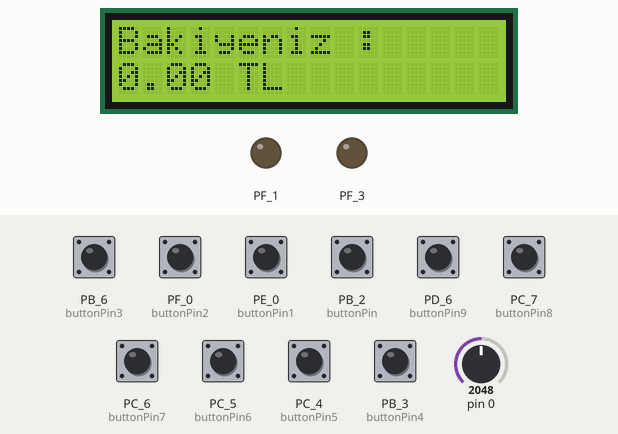
A sketch run on a simulated TI Tiva C LaunchPad. On the bench: 16×2 character LCD, output pins drawn as LEDs (lit = HIGH). Inputs (shaded band) come from the test bench; at power-on: PB_2 (buttonPin), PB_3 (buttonPin4), PB_6 (buttonPin3), PC_4 (buttonPin5), PC_5 (buttonPin6), PC_6 (buttonPin7), PC_7 (buttonPin8), PD_6 (buttonPin9), PE_0 (buttonPin1), PF_0 (buttonPin2) HIGH, pin 0 = 2048. Random numbers use the default seed unless the sketch sets one; what the sketch prints to the serial monitor is not drawn.

Above: at 1.2 s.
1.3 s: PB_6 (buttonPin3) pulled LOW for 0.35 s
At 2.4 s:
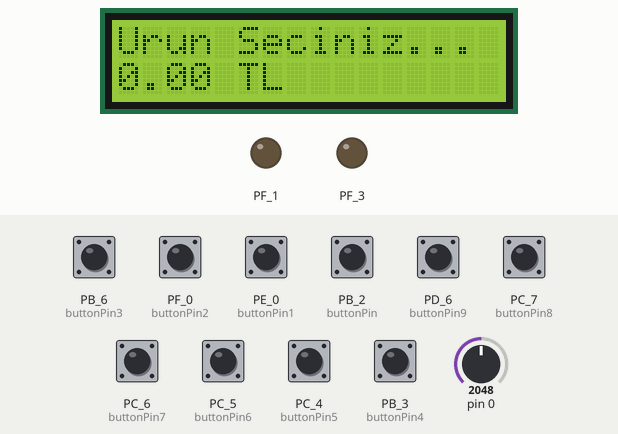
3.1 s: PC_7 (buttonPin8) pulled LOW for 0.35 s
At 3.9 s:
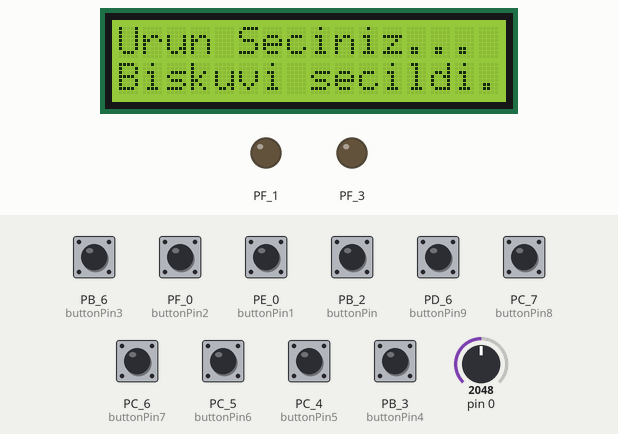
4.9 s: PB_6 (buttonPin3) pulled LOW for 1 s
At 6.8 s:
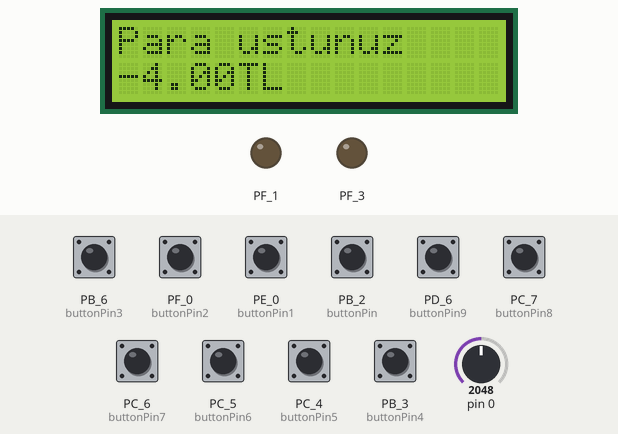
8.7 s: PF_0 (buttonPin2) pulled LOW for 0.35 s
At 9.9 s:
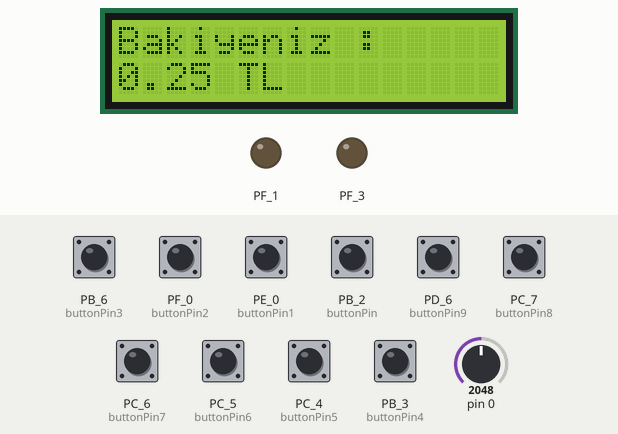
10.5 s: PE_0 (buttonPin1) pulled LOW for 1 s
At 12.7 s:
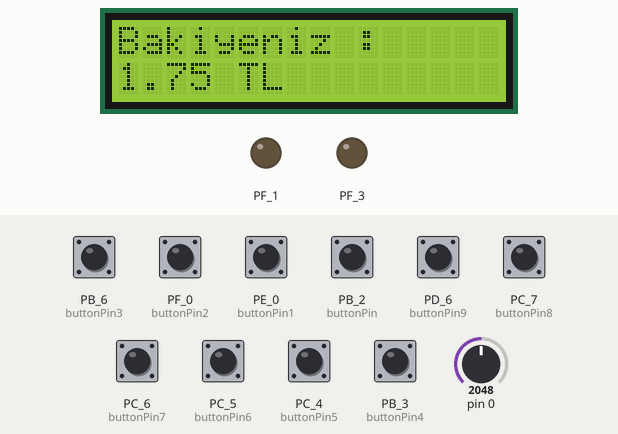
13.0 s: PB_2 (buttonPin) pulled LOW for 0.35 s
At 14.6 s:
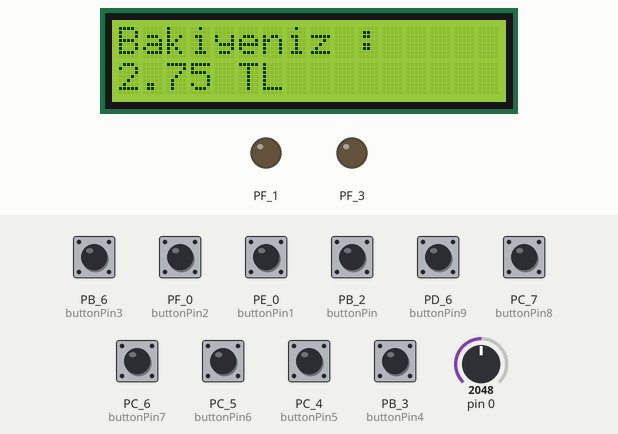
Timing chart, 0 to 15.8 s (numbered marks = the images above; inputs shaded):
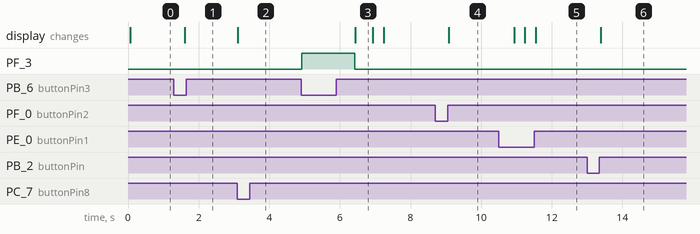

The sketch:

Otamat.ino
```cpp
#include <LiquidCrystal.h>

LiquidCrystal lcd(PA_2, PA_3, PD_1, PD_2, PE_1, PE_2);

struct urunInfo{
  int    urunid;
  String urunad;
  int    urunstoksayisi;
  float  urunfiyat;
}urunInfo[5];

float usermoney =0.00;
float ybkr =0.25;
float ekr =0.50;
int   tl =1;
int tls=0,ekrs =0,ybkrs=0;
float para[]={20,20,10};
float para1[]={20,20,10};
float kasa = para[0]*0.25 + para[1]*0.50 + para[2];
const int buttonPin  = 19;
const int buttonPin1 = 18;
const int buttonPin2 = 17;
const int buttonPin3 = 14;
const int buttonPin4 = 38;
const int buttonPin5 = 37;
const int buttonPin6 = 36;
const int buttonPin7 = 35;
const int buttonPin8 = 34;
const int buttonPin9 = 33;
int breadboardButtonState  = 0;
int breadboardButtonState1 = 0;
int breadboardButtonState2 = 0;
int breadboardButtonState3 = 0;
int breadboardButtonState4 = 0;
int breadboardButtonState5 = 0;
int breadboardButtonState6 = 0;
int breadboardButtonState7 = 0;
int breadboardButtonState8 = 0;
int breadboardButtonState9 = 0;

int tUrunStokSayisi[]={30,20,15,50,100};
long randNumber;
void setup() {
  urunInfo[0] ={1,"Su",30,0.50};
  urunInfo[1] ={2,"Cay",20,1};
  urunInfo[2] ={3,"Kahve",15,1.50};
  urunInfo[3] ={4,"Cikolata",50,1.75};
  urunInfo[4] ={5,"Biskuvi",100,2};

  Serial.begin(9600);
  pinMode(buttonPin , INPUT_PULLUP);
  pinMode(buttonPin1, INPUT_PULLUP);
  pinMode(buttonPin2, INPUT_PULLUP);
  pinMode(buttonPin3, INPUT_PULLUP);
  pinMode(buttonPin4, INPUT_PULLUP);
  pinMode(buttonPin5, INPUT_PULLUP);
  pinMode(buttonPin6, INPUT_PULLUP);
  pinMode(buttonPin7, INPUT_PULLUP);
  pinMode(buttonPin8, INPUT_PULLUP);
  pinMode(buttonPin9, INPUT_PULLUP);
  lcd.begin(16,2);
}
 int i=0,j=0;
 int s=0,sc=0;
boolean temp= true,temp1 = true,temp2= true;
float change =0;
void loop(){


  randomSeed(analogRead(0));
  pinMode(GREEN_LED, OUTPUT);
  pinMode(RED_LED, OUTPUT);
  breadboardButtonState  =  digitalRead(buttonPin);
  breadboardButtonState1 = digitalRead(buttonPin1);
  breadboardButtonState2 = digitalRead(buttonPin2);
  breadboardButtonState3 = digitalRead(buttonPin3);
  breadboardButtonState4 = digitalRead(buttonPin4);
  breadboardButtonState5 = digitalRead(buttonPin5);
  breadboardButtonState6 = digitalRead(buttonPin6);
  breadboardButtonState7 = digitalRead(buttonPin7);
  breadboardButtonState8 = digitalRead(buttonPin8);
  breadboardButtonState9 = digitalRead(buttonPin9);
  if(breadboardButtonState3 == 0)
      temp = false;
  if(temp){
    printMoney();
    if(breadboardButtonState == 0){
      usermoney += tl;
      tls++;
      para[2]++;
    }
    if(breadboardButtonState1 == 0){
      usermoney += ekr;
      ekrs++;
      para[1]++;
    }
    if(breadboardButtonState2 == 0){
      usermoney += ybkr;
      ybkrs++;
      para[0]++;
    }
    kasa = para[0]*0.25 + para[1]*0.50 + para[2];
  }
  else{
    if(temp1){
    if(sc==0){
      printProduct("");
      sc++;
      //printPS();
    }
    if(breadboardButtonState4 == 0){
      if(urunInfo[0].urunstoksayisi == 0){
        lcd.clear();
        lcd.print("Otomatta Su             ");
        lcd.setCursor(0,1);
        lcd.print("bulunmamaktadir.        ");
      }
      else{
        printProduct("Su secildi.          ");
        change += urunInfo[0].urunfiyat;
        urunInfo[0].urunstoksayisi--;
      }
    }
    if(breadboardButtonState5 == 0){
      if(urunInfo[1].urunstoksayisi == 0){
        lcd.clear();
        lcd.print("Otomatta Cay           ");
        lcd.setCursor(0,1);
        lcd.print("bulunmamaktadir.       ");
      }
      else{
        printProduct("Cay secildi.        ");
        change += urunInfo[1].urunfiyat;
        urunInfo[1].urunstoksayisi--;
      }
    }
    if(breadboardButtonState6 == 0){
      if(urunInfo[2].urunstoksayisi == 0){
        lcd.clear();
        lcd.print("Otomatta Kahve         ");
        lcd.setCursor(0,1);
        lcd.print("bulunmamaktadir.       ");
      }
      else{
        printProduct("Kahve secildi.      ");
        change += urunInfo[2].urunfiyat;
        urunInfo[2].urunstoksayisi--;
      }
    }
    if(breadboardButtonState7 == 0){
      if(urunInfo[3].urunstoksayisi == 0){
        lcd.clear();
        lcd.print("Otomatta Cikolata       ");
        lcd.setCursor(0,1);
        lcd.print("bulunmamaktadir.");
      }
      else{
        printProduct("Cikolata secildi.     ");
        change += urunInfo[3].urunfiyat;
        urunInfo[3].urunstoksayisi--;
      }
    }
    if(breadboardButtonState8 == 0){
      if(urunInfo[4].urunstoksayisi == 0){
        lcd.clear();
        lcd.print("Otomatta Biskuvi        ");
        lcd.setCursor(0,1);
        lcd.print("bulunmamaktadir.        ");
      }
      else{
        printProduct("Biskuvi secildi.      ");
        change += urunInfo[4].urunfiyat;
        urunInfo[4].urunstoksayisi--;
      }
    }
    j++;
    if(breadboardButtonState3 == 0 and j>10)
    {
      temp1 = false;
    }}
    if(temp1 == false && temp2 == true){
      randNumber = random(5);
      Serial.println(randNumber);
      if(randNumber == 2){
        digitalWrite(RED_LED, HIGH);
        delay(1500);
        digitalWrite(RED_LED, LOW);
        lcd.clear();
        lcd.print("Paraniz iade ");
        lcd.setCursor(0,1);
        lcd.print("ediliyor..");
        kasa -= usermoney;
        for(int a=0;a<5;a++)
          urunInfo[a].urunstoksayisi = tUrunStokSayisi[a];
        int j=0;
        printP();
        for(j;j<3;j++)
          para[j] = para1[j];
        printP();
        temp2  = false;
      }
      else{
        digitalWrite(GREEN_LED, HIGH);
        delay(1500);
        digitalWrite(GREEN_LED, LOW);
      Serial.print("Borcunuz : ");
      Serial.println(change);
      printChange(usermoney-change);
      printP();
      Serial.print("Para üstü: ");
      Serial.println(usermoney-change);
      keepItChange(usermoney-change);
      for(int a=0;a<5;a++)
          tUrunStokSayisi[a]=urunInfo[a].urunstoksayisi;
      printP();
      temp2 = false;
      temp= true;
      temp1 = true;
      temp2= true;
      usermoney = 0;
      j=0;
      sc=0;
      change =0;
      }
      //printP();
      printPS();
      tls=0;
      ybkrs=0;
      ekrs=0;
    }
  }
  if(breadboardButtonState9 == 0){
      resetS();
    }
  delay(300);
}
void resetS(){
      usermoney= 0;
      para[0] -=ybkrs;
      para[1] -=ekrs;
      para[2] -=tls;
      tls=0;
      ybkrs=0;
      ekrs=0;
      for(int a=0;a<5;a++)
          urunInfo[a].urunstoksayisi=tUrunStokSayisi[a];
      printP();
      printPS();
      temp2 = false;
      temp= true;
      temp1 = true;
      temp2= true;
      usermoney = 0;
      j=0;
      sc=0;
      change =0;
}
void printChange(float change){
  lcd.clear();
  lcd.print("Para ustunuz                :");
  lcd.setCursor(0,1);
  lcd.print(change);
  lcd.print("TL                           ");
  delay(500);
}
void printMoney(){
  lcd.setCursor(0,0);
  lcd.print("Bakiyeniz :              ");
  lcd.setCursor(0,1);
  lcd.print(usermoney);
  lcd.print(" TL                          ");
}
void printProduct(String pname){
  lcd.setCursor(0,0);
  lcd.print("Urun Seciniz...              ");
  lcd.setCursor(0,1);
  lcd.print(pname);
}
void keepItChange(float change){
  float tl =  para[2];
  float ek =  para[1];
  float ykr = para[0];
  while(change != 0){
    if(para[2] != 0 and change >= 1){
       change --;
       para[2]--;
    }
    else if(para[1] !=0 and change >= 0.50 ){
      change -=0.50;
      para[1]--;
    }
    else if(para[0] !=0 and change >= 0.25){
      change-=0.25;
      para[0]--;
    }
    else{
      lcd.clear();
      lcd.print("Kasada yeterli");
      lcd.setCursor(0,1);
      lcd.print("para yoktur..");
      para[2] = tl;
      para[1] = ek;
      para[0] = ykr;
      break;
    }
  }
}
void printP(){
      Serial.print("25 kr sayısı:");
      Serial.println(para[0]);
      Serial.print("50 kr sayısı:");
      Serial.println(para[1]);
      Serial.print("1 tl  sayısı:");
      Serial.println(para[2]);
}
void printPS(){
    for(int i=0;i<5;i++){
      Serial.print("Otamattaki ");
      Serial.print(urunInfo[i].urunad);
      Serial.print(" adeti: ");
      Serial.println(urunInfo[i].urunstoksayisi);
    }
}
```

Measured:
- after the input at 1.3 s, the display: changes after 0.30 s (image 1)
- after the input at 3.1 s, the display: changes at once (image 2)
- after the input at 4.9 s, PF_3: LOW → HIGH at once, → LOW 1.5 s later; the display: changes after 1.5 s (image 3)
- after the input at 8.7 s, the display: changes after 0.39 s (image 4)
- after the input at 10.5 s, the display: first changes after 0.43 s (image 5 shows a later state)
- after the input at 13.0 s, the display: changes after 0.39 s (image 6)
- what the display in image 3 shows lasts 0.5 s, from 6.4 s to 6.9 s
